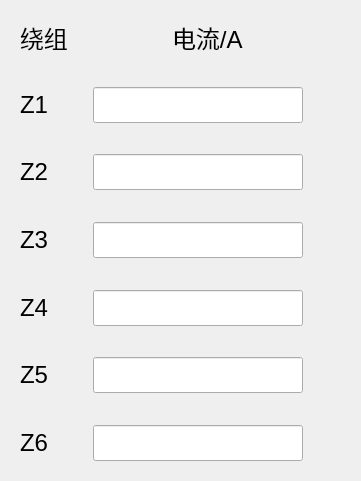
      <widget class="QWidget" name="Z_2" native="true">
       <property name="geometry">
        <rect>
         <x>810</x>
         <y>10</y>
         <width>361</width>
         <height>481</height>
        </rect>
       </property>
       <property name="font">
        <font>
         <pointsize>18</pointsize>
        </font>
       </property>
       <layout class="QVBoxLayout" name="verticalLayout_8">
        <item>
         <widget class="QWidget" name="Z_I_NI_2" native="true">
          <layout class="QHBoxLayout" name="horizontalLayout_42">
           <item>
            <widget class="QLabel" name="Z_N_2">
             <property name="font">
              <font>
               <pointsize>18</pointsize>
              </font>
             </property>
             <property name="text">
              <string>绕组</string>
             </property>
            </widget>
           </item>
           <item>
            <spacer name="horizontalSpacer_88">
             <property name="orientation">
              <enum>Qt::Horizontal</enum>
             </property>
             <property name="sizeHint" stdset="0">
              <size>
               <width>0</width>
               <height>20</height>
              </size>
             </property>
            </spacer>
           </item>
           <item>
            <widget class="QLabel" name="Z_I_2">
             <property name="font">
              <font>
               <pointsize>18</pointsize>
              </font>
             </property>
             <property name="text">
              <string>电流/A</string>
             </property>
            </widget>
           </item>
           <item>
            <spacer name="horizontalSpacer_89">
             <property name="orientation">
              <enum>Qt::Horizontal</enum>
             </property>
             <property name="sizeHint" stdset="0">
              <size>
               <width>1</width>
               <height>20</height>
              </size>
             </property>
            </spacer>
           </item>
          </layout>
         </widget>
        </item>
        <item>
         <spacer name="verticalSpacer_37">
          <property name="orientation">
           <enum>Qt::Vertical</enum>
          </property>
          <property name="sizeHint" stdset="0">
           <size>
            <width>20</width>
            <height>0</height>
           </size>
          </property>
         </spacer>
        </item>
        <item>
         <widget class="QWidget" name="Z1_2" native="true">
          <layout class="QHBoxLayout" name="horizontalLayout_43">
           <item>
            <widget class="QLabel" name="Z1_N_2">
             <property name="font">
              <font>
               <pointsize>18</pointsize>
              </font>
             </property>
             <property name="text">
              <string>Z1</string>
             </property>
            </widget>
           </item>
           <item>
            <spacer name="horizontalSpacer_90">
             <property name="orientation">
              <enum>Qt::Horizontal</enum>
             </property>
             <property name="sizeHint" stdset="0">
              <size>
               <width>0</width>
               <height>20</height>
              </size>
             </property>
            </spacer>
           </item>
           <item>
            <widget class="QLineEdit" name="IE_Z1_I_2"/>
           </item>
           <item>
            <spacer name="horizontalSpacer_91">
             <property name="orientation">
              <enum>Qt::Horizontal</enum>
             </property>
             <property name="sizeHint" stdset="0">
              <size>
               <width>1</width>
               <height>20</height>
              </size>
             </property>
            </spacer>
           </item>
          </layout>
         </widget>
        </item>
        <item>
         <spacer name="verticalSpacer_38">
          <property name="orientation">
           <enum>Qt::Vertical</enum>
          </property>
          <property name="sizeHint" stdset="0">
           <size>
            <width>20</width>
            <height>0</height>
           </size>
          </property>
         </spacer>
        </item>
        <item>
         <widget class="QWidget" name="Z2_2" native="true">
          <layout class="QHBoxLayout" name="horizontalLayout_44">
           <item>
            <widget class="QLabel" name="Z2_N_2">
             <property name="font">
              <font>
               <pointsize>18</pointsize>
              </font>
             </property>
             <property name="text">
              <string>Z2</string>
             </property>
            </widget>
           </item>
           <item>
            <spacer name="horizontalSpacer_92">
             <property name="orientation">
              <enum>Qt::Horizontal</enum>
             </property>
             <property name="sizeHint" stdset="0">
              <size>
               <width>0</width>
               <height>20</height>
              </size>
             </property>
            </spacer>
           </item>
           <item>
            <widget class="QLineEdit" name="IE_Z2_I_2"/>
           </item>
           <item>
            <spacer name="horizontalSpacer_93">
             <property name="orientation">
              <enum>Qt::Horizontal</enum>
             </property>
             <property name="sizeHint" stdset="0">
              <size>
               <width>1</width>
               <height>20</height>
              </size>
             </property>
            </spacer>
           </item>
          </layout>
         </widget>
        </item>
        <item>
         <spacer name="verticalSpacer_39">
          <property name="orientation">
           <enum>Qt::Vertical</enum>
          </property>
          <property name="sizeHint" stdset="0">
           <size>
            <width>20</width>
            <height>0</height>
           </size>
          </property>
         </spacer>
        </item>
        <item>
         <widget class="QWidget" name="Z3_2" native="true">
          <layout class="QHBoxLayout" name="horizontalLayout_45">
           <item>
            <widget class="QLabel" name="Z3_N_2">
             <property name="font">
              <font>
               <pointsize>18</pointsize>
              </font>
             </property>
             <property name="text">
              <string>Z3</string>
             </property>
            </widget>
           </item>
           <item>
            <spacer name="horizontalSpacer_94">
             <property name="orientation">
              <enum>Qt::Horizontal</enum>
             </property>
             <property name="sizeHint" stdset="0">
              <size>
               <width>0</width>
               <height>20</height>
              </size>
             </property>
            </spacer>
           </item>
           <item>
            <widget class="QLineEdit" name="IE_Z3_I_2"/>
           </item>
           <item>
            <spacer name="horizontalSpacer_95">
             <property name="orientation">
              <enum>Qt::Horizontal</enum>
             </property>
             <property name="sizeHint" stdset="0">
              <size>
               <width>1</width>
               <height>20</height>
              </size>
             </property>
            </spacer>
           </item>
          </layout>
         </widget>
        </item>
        <item>
         <spacer name="verticalSpacer_40">
          <property name="orientation">
           <enum>Qt::Vertical</enum>
          </property>
          <property name="sizeHint" stdset="0">
           <size>
            <width>20</width>
            <height>0</height>
           </size>
          </property>
         </spacer>
        </item>
        <item>
         <widget class="QWidget" name="Z4_2" native="true">
          <layout class="QHBoxLayout" name="horizontalLayout_46">
           <item>
            <widget class="QLabel" name="Z4_N_2">
             <property name="font">
              <font>
               <pointsize>18</pointsize>
              </font>
             </property>
             <property name="text">
              <string>Z4</string>
             </property>
            </widget>
           </item>
           <item>
            <spacer name="horizontalSpacer_96">
             <property name="orientation">
              <enum>Qt::Horizontal</enum>
             </property>
             <property name="sizeHint" stdset="0">
              <size>
               <width>0</width>
               <height>20</height>
              </size>
             </property>
            </spacer>
           </item>
           <item>
            <widget class="QLineEdit" name="IE_Z4_I_2"/>
           </item>
           <item>
            <spacer name="horizontalSpacer_97">
             <property name="orientation">
              <enum>Qt::Horizontal</enum>
             </property>
             <property name="sizeHint" stdset="0">
              <size>
               <width>1</width>
               <height>20</height>
              </size>
             </property>
            </spacer>
           </item>
          </layout>
         </widget>
        </item>
        <item>
         <spacer name="verticalSpacer_41">
          <property name="orientation">
           <enum>Qt::Vertical</enum>
          </property>
          <property name="sizeHint" stdset="0">
           <size>
            <width>20</width>
            <height>0</height>
           </size>
          </property>
         </spacer>
        </item>
        <item>
         <widget class="QWidget" name="Z5_2" native="true">
          <layout class="QHBoxLayout" name="horizontalLayout_47">
           <item>
            <widget class="QLabel" name="Z5_N_2">
             <property name="font">
              <font>
               <pointsize>18</pointsize>
              </font>
             </property>
             <property name="text">
              <string>Z5</string>
             </property>
            </widget>
           </item>
           <item>
            <spacer name="horizontalSpacer_98">
             <property name="orientation">
              <enum>Qt::Horizontal</enum>
             </property>
             <property name="sizeHint" stdset="0">
              <size>
               <width>0</width>
               <height>20</height>
              </size>
             </property>
            </spacer>
           </item>
           <item>
            <widget class="QLineEdit" name="IE_Z5_I_2"/>
           </item>
           <item>
            <spacer name="horizontalSpacer_99">
             <property name="orientation">
              <enum>Qt::Horizontal</enum>
             </property>
             <property name="sizeHint" stdset="0">
              <size>
               <width>1</width>
               <height>20</height>
              </size>
             </property>
            </spacer>
           </item>
          </layout>
         </widget>
        </item>
        <item>
         <spacer name="verticalSpacer_42">
          <property name="orientation">
           <enum>Qt::Vertical</enum>
          </property>
          <property name="sizeHint" stdset="0">
           <size>
            <width>20</width>
            <height>0</height>
           </size>
          </property>
         </spacer>
        </item>
        <item>
         <widget class="QWidget" name="Z6_2" native="true">
          <layout class="QHBoxLayout" name="horizontalLayout_48">
           <item>
            <widget class="QLabel" name="Z6_N_2">
             <property name="font">
              <font>
               <pointsize>18</pointsize>
              </font>
             </property>
             <property name="text">
              <string>Z6</string>
             </property>
            </widget>
           </item>
           <item>
            <spacer name="horizontalSpacer_100">
             <property name="orientation">
              <enum>Qt::Horizontal</enum>
             </property>
             <property name="sizeHint" stdset="0">
              <size>
               <width>0</width>
               <height>20</height>
              </size>
             </property>
            </spacer>
           </item>
           <item>
            <widget class="QLineEdit" name="IE_Z6_I_2"/>
           </item>
           <item>
            <spacer name="horizontalSpacer_101">
             <property name="orientation">
              <enum>Qt::Horizontal</enum>
             </property>
             <property name="sizeHint" stdset="0">
              <size>
               <width>1</width>
               <height>20</height>
              </size>
             </property>
            </spacer>
           </item>
          </layout>
         </widget>
        </item>
       </layout>
      </widget>
